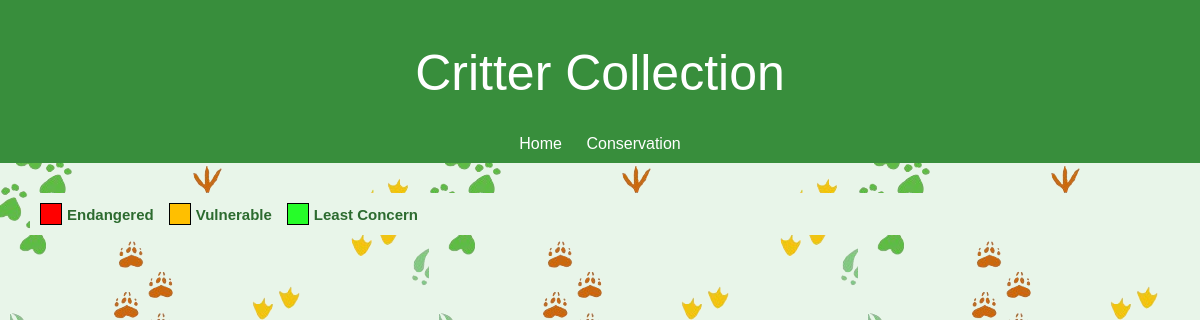
Before: /critters/ with the older database file.
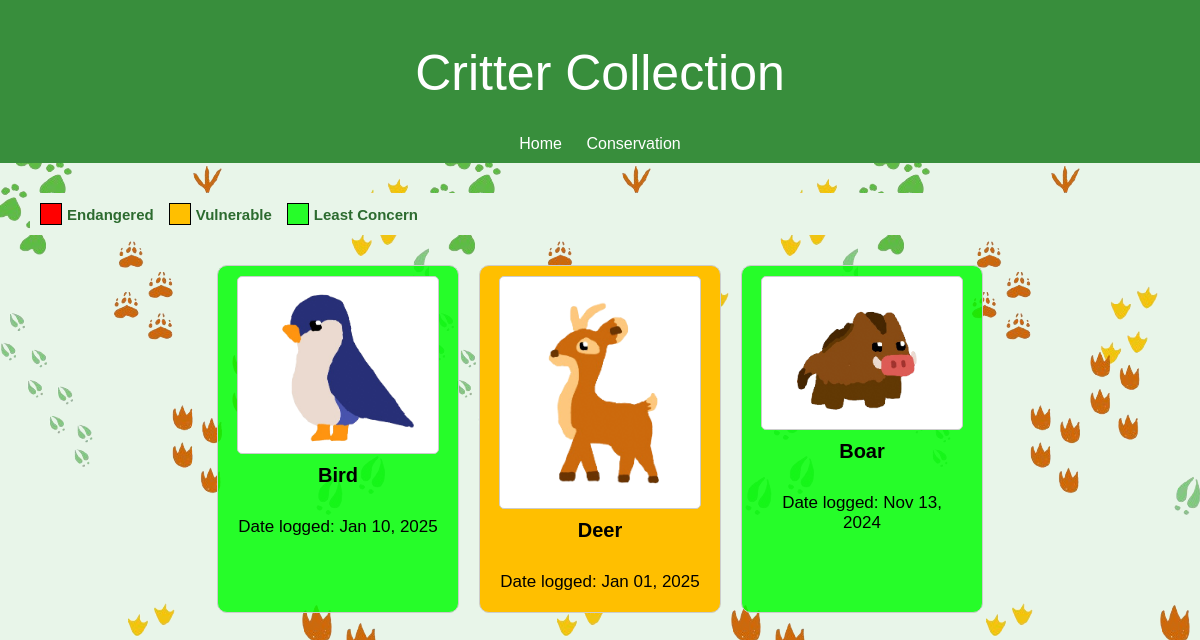
After: the same page with the newer database file.
### test/models.py (models this page shows, shortened)
class Animal_Log(models.Model):
    name = models.CharField(max_length=100, primary_key=True, unique=True)
    date = models.DateTimeField()
    loc = models.CharField(max_length=100)

### test/views.py (the view)
# urls.py: path('critters/', views.critters, name='critters'),  # Critter page
def critters(request):
    logs = Animal_Log.objects.all().order_by('-date')  # Fetch all entries from the database
    endangerment_mapping = {
        "dog": "least-concern",
        "sheep": "least-concern",
        "fox": "vulnerable",
        "dog": "least-concern",
        "housecat": "least-concern",
        "spider": "least-concern",
        "horse": "least-concern",
        "elephant": "endangered",
        "squirrel": "least-concern",
        "chicken": "least-concern",
        "butterfly": "least-concern",
        "boar": "least-concern",
        "bird": "least-concern",
        "deer": "vulnerable"
    }
    log_with_endangerment_level = []
    for log in logs:
        log_with_endangerment_level.append({
            'name': log.name.capitalize(),
            'date': log.date,
            'class_name': endangerment_mapping.get(log.name.lower(), "neutral"),
        })
    return render(request, 'test/critters.html', {'logs': log_with_endangerment_level})

### test/templates/test/critters.html (shortened to what this page needs)
<!DOCTYPE html>
<html lang="en">
<head>
    <link rel="stylesheet" href="../../static/styles.css">
    <link rel="stylesheet" href="../../static/critters.css">
</head>
<body>
    <header>
        <h1>Critter Collection</h1>
        <nav>
            <a href="/">Home</a>
            <a href="/conservation">Conservation</a>
        </nav>
    </header>
    <main>
        <div class="legend">
            <div class="legend-item" style="--color: red;">Endangered</div>
            <div class="legend-item" style="--color: rgb(255, 191, 0);">Vulnerable</div>
            <div class="legend-item" style="--color: rgba(0, 255, 4, 0.836);">Least Concern</div>
        </div>
        <div class="container">
            {% load static %}
            {% for log in logs %}
            <div class="grid-item {{ log.class_name }}">
                <img src="{% static '' %}{{ log.name|lower }}.png"
                alt="{{ log.name }}"
                onmouseover="this.src='../../static/{{ log.name|lower }}_hover.png';"
                onmouseout="this.src='../../static/{{ log.name|lower }}.png';">
                <p>{{ log.name }}</p>
                <p1>Date logged: {{ log.date|date:"M d, Y" }}</p1>
            </div>
            {% endfor %}
        </div>
    </main>
</body>
</html>

### test/static/styles.css (style rules this page uses)
body { font-family: "Century Gothic", sans-serif; margin: 0; padding: 0; background-image: url('prints0.png'); background-color: #e8f5e9; color: #2c6b2f; }
header { background-color: #388e3c; color: white; padding: 10px 0; text-align: center; }
h1, h2 { font: 50px "Century Gothic", sans-serif; }
nav a { color: white; text-decoration: none; margin: 0 10px; }
main { padding: 20px; text-align: center; }

### test/static/critters.css (style rules this page uses)
.container { display: flex; flex-wrap: wrap; gap: 20px; justify-content: center; padding: 20px; }
.grid-item { display: flex; flex-direction: column; align-items: center; width: 220px; padding: 10px; border: 1px solid #ccc; border-radius: 10px; }
.grid-item img { max-width: 200px; border: 1px solid #ccc; border-radius: 5px; background-color: white; }
.grid-item p { margin-top: 10px; font-size: 20px; font-weight: bold; color: #000; text-align: center; }
.grid-item p1 { font-size: 17px; color: #000; text-align: center; padding: 10px; }
.vulnerable { background-color: rgb(255, 191, 0); }
.least-concern { background-color: rgba(0, 255, 4, 0.836); }
.legend { display: flex; flex-direction: row; gap: 15px; font-family: "Century Gothic", sans-serif; margin: 10px; padding: 10px; background-color: #e8f5e9; }
.legend-item { display: flex; align-items: center; gap: 5px; font-size: 15px; font-weight: bold; }
.legend-item::before { content: ''; width: 20px; height: 20px; border: 1px solid #000; background-color: var(--color); }

Changed rows visible on the page:
added Animal_Log: shows a picture, name "Bird", date "Jan 10, 2025"
added Animal_Log: shows a picture, name "Deer", date "Jan 01, 2025"
added Animal_Log: shows a picture, name "Boar", date "Nov 13, 2024"
